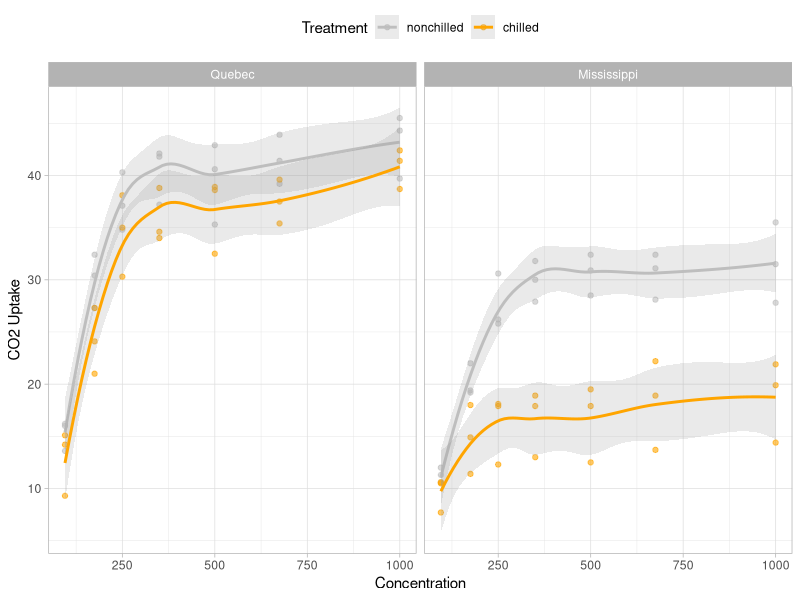
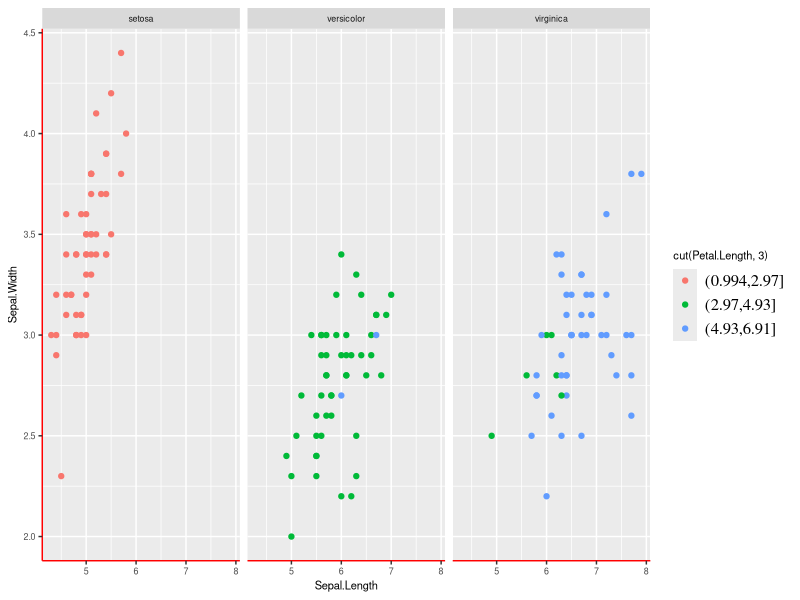

These charts were generated, in order, by the following R code:
## ---- chunk 1
# Load the CO2 dataset in base R (there is also a co2 dataset, be careful with capitalization)
CO2 <- datasets::CO2
## ---- chunk 2
library(tidyverse)

CO2 <- datasets::CO2
color_names <- c('gray', 'orange')
ggplot(CO2, aes(x = conc, y = uptake, color = Treatment)) + 
    geom_point(alpha = 0.6) + 
    geom_smooth(method = 'loess', alpha = 0.2) + 
    facet_wrap( ~ Type) +
    scale_color_manual(values = color_names) + 
    theme_light() +
    theme(legend.position = 'top') +
    xlab("Concentration") + 
    ylab("CO2 Uptake")
## ---- chunk 3
library(ggplot2)
# Sample data and plot to use to create your theme
p <- ggplot(iris, aes(x = Sepal.Length, y = Sepal.Width, color = cut(Petal.Length, 3))) +
    geom_point() +
    facet_grid( ~ Species)

team_theme <- function() {
    # Make all your edits here for the theme.
    # The code below is an example, change them when creating your theme
    theme(axis.line = element_line(color = "red"),
          text = element_text(size = 8),
          legend.text = element_text(size = 12, family = "serif")) # this is an example
}
p + team_theme()
